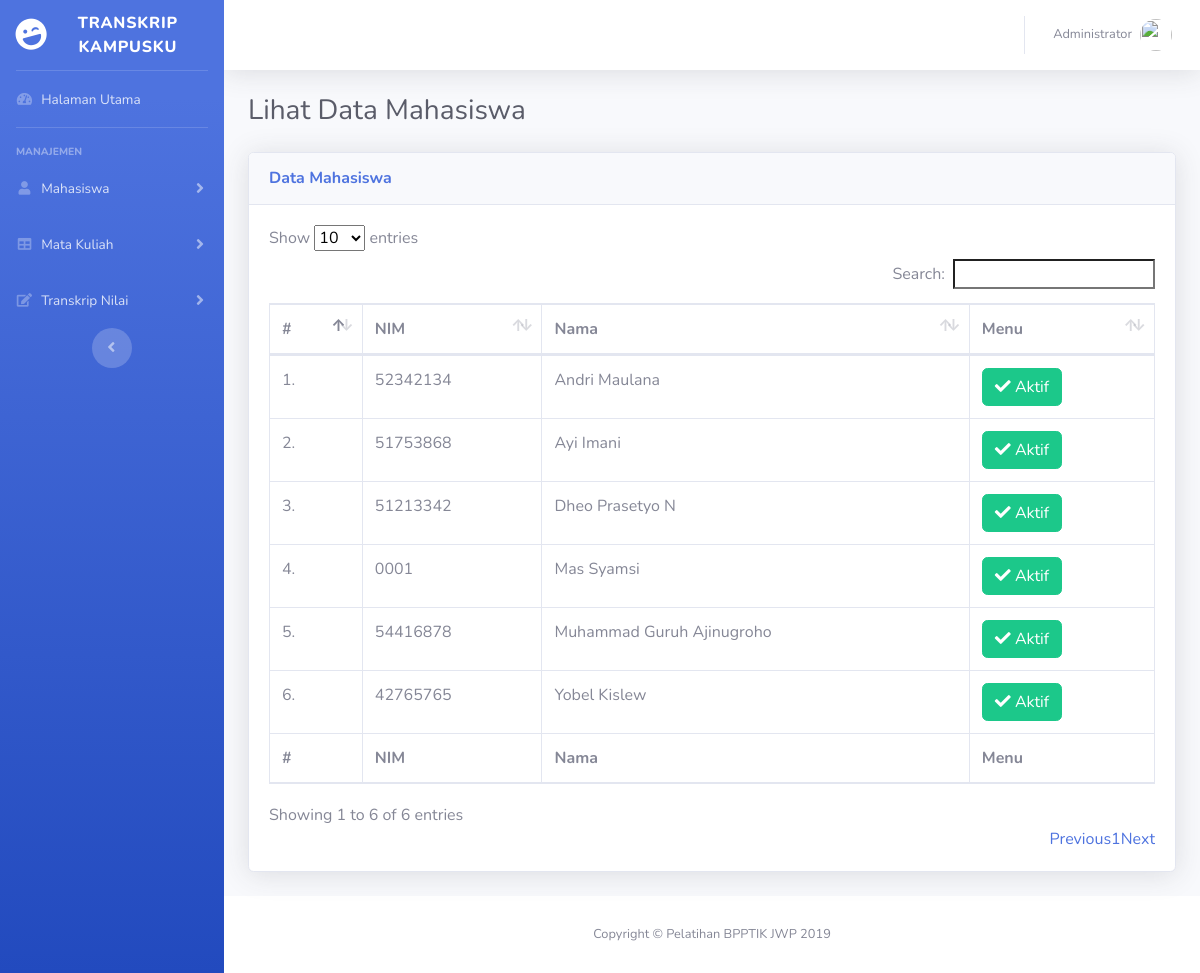
/admin/mahasiswa/view.php (signed in), run on the app's committed database.
### tables this page shows
CREATE TABLE IF NOT EXISTS `mahasiswa` (
  `nim` char(8) NOT NULL,
  `nama` varchar(30) NOT NULL,
  `status` enum('aktif','nonaktif') DEFAULT 'aktif',
  PRIMARY KEY (`nim`),
  UNIQUE KEY `nim` (`nim`),
  UNIQUE KEY `nim_2` (`nim`)
);

### admin/mahasiswa/view.php (the view, shortened to what this page needs)
<?php
    require_once "../../config/check_login.php";
?>
<!DOCTYPE html>
<html lang="en">
<head>
    <link href="../../assets/vendor/fontawesome-free/css/all.min.css" rel="stylesheet" type="text/css">
    <link href="../../assets/css/sb-admin-2.min.css" rel="stylesheet">
    <link href="../../assets/vendor/datatables/dataTables.bootstrap4.min.css" rel="stylesheet">
</head>
<body id="page-top">
    <div id="wrapper">
    <?php include "navigasi.php";?>
    <div id="content-wrapper" class="d-flex flex-column">
        <div id="content">
            <nav class="navbar navbar-expand navbar-light bg-white topbar mb-4 static-top shadow">
                <ul class="navbar-nav ml-auto">
                    <li class="nav-item dropdown no-arrow">
                        <a class="nav-link dropdown-toggle" href="#" id="userDropdown" role="button" data-toggle="dropdown" aria-haspopup="true" aria-expanded="false">
                            <span class="mr-2 d-none d-lg-inline text-gray-600 small">Administrator</span>
                            <img class="img-profile rounded-circle" src="https://static.thenounproject.com/png/17241-200.png">
                        </a>
                    </li>
                </ul>
            </nav>
            <div class="container-fluid">
                <h1 class="h3 mb-4 text-gray-800">Lihat Data Mahasiswa</h1>
                <div class="card shadow mb-4">
                    <div class="card-header py-3">
                        <h6 class="m-0 font-weight-bold text-primary">Data Mahasiswa</h6>
                    </div>
                    <div class="card-body">
                        <div class="table-responsive">
                            <table class="table table-bordered" id="dataTable" width="100%" cellspacing="0">
                            <thead>
                                <tr>
                                    <th>#</th>
                                    <th>NIM</th>
                                    <th>Nama</th>
                                    <th>Menu</th>
                                </tr>
                            </thead>
                            <tfoot>
                                <tr>
                                    <th>#</th>
                                    <th>NIM</th>
                                    <th>Nama</th>
                                    <th>Menu</th>
                                </tr>
                            </tfoot>
                            <tbody>
                                <?php
                                    $mahasiswa = "SELECT * FROM mahasiswa ORDER BY nama ASC";
                                    $result = $conn->query($mahasiswa);
                                    if ($result->num_rows > 0) {
                                        $no = 1;
                                        while($row = $result->fetch_assoc()) {
                                            echo "<tr>";
                                            echo "<td>".$no.".</td>";
                                            echo "<td>".$row['nim']."</td>";
                                            echo "<td>".$row['nama']."</td>";
                                            echo "<td>";
                                            if($row['status'] == 'aktif'){
                                                ?>
                                                    <a href="status.php?nim=<?=$row['nim'];?>&status=<?=$row['status'];?>" class="btn btn-success"><i class="fa fa-check"></i> Aktif</a>
                                                <?php
                                            }else{
                                                ?>
                                                    <a href="status.php?nim=<?=$row['nim'];?>&status=<?=$row['status'];?>" class="btn btn-danger"><i class="fa fa-times"></i> Non-Aktif</a>
                                                <?php
                                            }
                                            echo "</td>";
                                            echo "</tr>";
                                            $no++;
                                        }
                                    }
                                ?>
                            </tbody>
                            </table>
                        </div>
                    </div>
                </div>
            </div>
        </div>
        <footer class="sticky-footer bg-white">
            <div class="container my-auto">
                <div class="copyright text-center my-auto">
                <span>Copyright &copy; Pelatihan BPPTIK JWP 2019</span>
                </div>
            </div>
        </footer>
    </div>
    </div>
</body>
</html>

### admin/mahasiswa/navigasi.php (shortened to what this page needs)
<ul class="navbar-nav bg-gradient-primary sidebar sidebar-dark accordion" id="accordionSidebar">
<a class="sidebar-brand d-flex align-items-center justify-content-center" href="index.html">
<div class="sidebar-brand-icon rotate-n-15">
    <i class="fas fa-laugh-wink"></i>
</div>
<div class="sidebar-brand-text mx-3">Transkrip KampusKu</div>
</a>
<hr class="sidebar-divider my-0">
<li class="nav-item">
<a class="nav-link" href="../../index.php">
    <i class="fas fa-fw fa-tachometer-alt"></i>
    <span>Halaman Utama</span></a>
</li>
<hr class="sidebar-divider">
    <div class="sidebar-heading">
        Manajemen
    </div>
    <li class="nav-item">
        <a class="nav-link collapsed" href="#" data-toggle="collapse" data-target="#navigasiMahasiswa" aria-expanded="true" aria-controls="navigasiMahasiswa">
            <i class="fas fa-fw fa-user"></i>
            <span>Mahasiswa</span>
        </a>
    </li>
    <li class="nav-item">
        <a class="nav-link collapsed" href="#" data-toggle="collapse" data-target="#navigasiMatKul" aria-expanded="true" aria-controls="navigasiMatKul">
            <i class="fas fa-fw fa-table"></i>
            <span>Mata Kuliah</span>
        </a>
    </li>
    <li class="nav-item">
        <a class="nav-link collapsed" href="#" data-toggle="collapse" data-target="#navigasiNilai" aria-expanded="true" aria-controls="navigasiNilai">
            <i class="fas fa-fw fa-edit"></i>
            <span>Transkrip Nilai</span>
        </a>
    </li>
<div class="text-center d-none d-md-inline">
    <button class="rounded-circle border-0" id="sidebarToggle"></button>
</div>
</ul>

### data on the page
mahasiswa: nim "52342134", nama "Andri Maulana"
mahasiswa: nim "51753868", nama "Ayi Imani"
mahasiswa: nim "51213342", nama "Dheo Prasetyo N"
mahasiswa: nim "0001", nama "Mas Syamsi"
mahasiswa: nim "54416878", nama "Muhammad Guruh Ajinugroho"
mahasiswa: nim "42765765", nama "Yobel Kislew"
